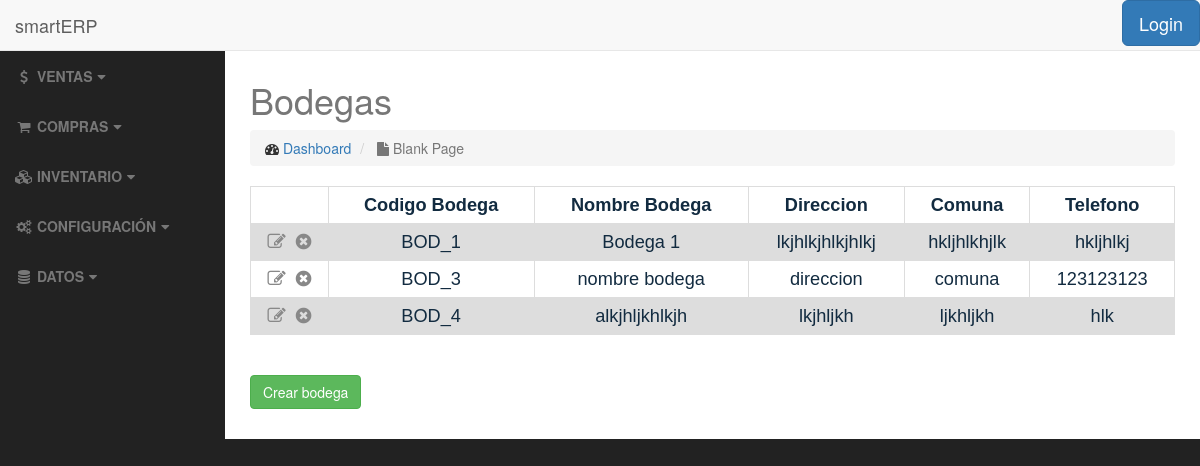
The page /management/warehouse/ on the database its author committed.
### management/models.py (models this page shows, shortened)
class Warehouse(models.Model):
    warehouse_code = models.CharField(max_length=10, verbose_name='Codigo Bodega', unique='True')
    warehouse_name = models.CharField(max_length=45, verbose_name='Nombre Bodega')
    warehouse_address = models.CharField(max_length=100, blank=True, verbose_name='Direccion')
    warehouse_comuna = models.CharField(max_length=50, blank=True, verbose_name='Comuna')
    warehouse_ciudad = models.CharField(max_length=50, blank=True, verbose_name='ciudad')
    warehouse_region = models.CharField(max_length=50, blank=True, verbose_name='Region')
    warehouse_tel = models.CharField(max_length=50, blank=True, verbose_name='Telefono')
    is_active = models.BooleanField(default=True, verbose_name='Activo')
    class Meta:
        ordering = ['warehouse_code']

### management/views.py (the view)
class WarehouseListView(ListView):
    template_name = 'management/warehouse_list.html'
    def get_queryset(self):
        return Warehouse.objects.all()

### management/templates/management/warehouse_list.html (shortened to what this page needs)
{% extends 'base.html' %}
<h2>{% block title %}Bodegas{% endblock %}</h2>
{% block body %}
    <table>
            {% if object_list %}
                <tr>
                    <th></th>
                    <th>Codigo Bodega</th>
                    <th>Nombre Bodega</th>
                    <th>Direccion</th>
                    <th>Comuna</th>
                    <th>Telefono</th>
                </tr>
                    {% for warehouse in object_list %}
                        <tr>
                            <td>
                                <a href="{% url 'management:warehouse-update' warehouse.pk %}"><i class="fa fa-pencil-square-o" title="Editar"></i></a>&nbsp;
                                <a href="{% url 'management:warehouse-delete' warehouse.pk %}"><i class="fa fa-times-circle" title="Eliminar"></i></a>
                            </td>
                            <td>{{ warehouse.warehouse_code }}</td>
                            <td>{{ warehouse.warehouse_name }}</td>
                            <td>{{ warehouse.warehouse_address }}</td>
                            <td>{{ warehouse.warehouse_comuna }}</td>
                            <td>{{ warehouse.warehouse_tel }}</td>
                        </tr>
                    {% endfor %}
            {% else %}
                <h3>No hay bodegas registradas</h3>
            {% endif %}
    </table>
    <br>
    <br>
    <a href="{% url 'management:warehouse-add' %}" class="btn btn-success">Crear bodega</a>
    <br>
    <br>
{% endblock %}

### static/css/sb-admin.css (style rules this page uses)
body { margin-top: 100px; background-color: #222; }
@media (min-width:768px) { body { margin-top: 50px; } }

### templates/base.html (style rules this page uses)
table { font-family: arial, sans-serif; border-collapse: collapse; width: 100%; margin-left: auto; margin-right: auto; }
td, th { border: 1px solid #dddddd; text-align: center; padding: 5px; font-size: 130%; color: #122b40; }
tr:nth-child(even) { background-color: #dddddd; }
.fa-pencil-square-o { color: #888888; }
.fa-times-circle { color: #888888; }
table a:not(.btn), .table a:not(.btn) { color: #122b40; text-decoration: underline; }

### rows shown on the page
Warehouse: warehouse_code "BOD_1", warehouse_name "Bodega 1", warehouse_address "lkjhlkjhlkjhlkj", warehouse_comuna "hkljhlkhjlk", warehouse_tel "hkljhlkj"
Warehouse: warehouse_code "BOD_3", warehouse_name "nombre bodega", warehouse_address "direccion", warehouse_comuna "comuna", warehouse_tel "123123123"
Warehouse: warehouse_code "BOD_4", warehouse_name "alkjhljkhlkjh", warehouse_address "lkjhljkh", warehouse_comuna "ljkhljkh", warehouse_tel "hlk"
